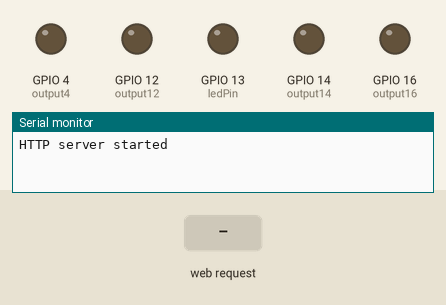
This sketch was run on a simulated ESP8266 (NodeMCU). On the bench: output pins drawn as LEDs (lit = HIGH), the last lines printed to the serial monitor. The inputs (shaded band) are chosen by the test bench.

Above: at 1.2 s.
1.3 s: HTTP request GET /12/on received
At 1.7 s:
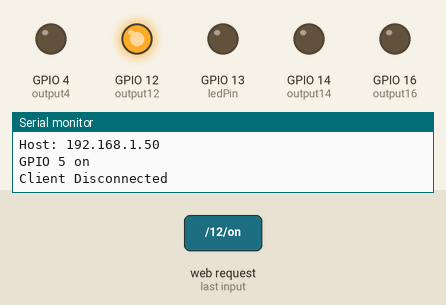
2.8 s: HTTP request GET /4/on received
At 4.0 s:
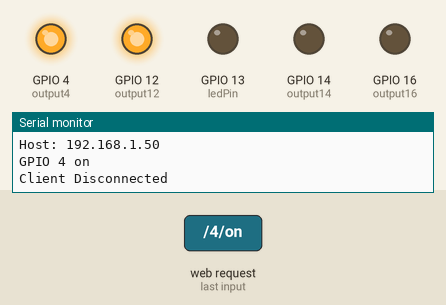
4.3 s: HTTP request GET /12/off received
At 5.2 s:
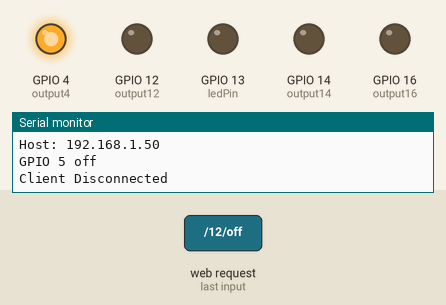
5.8 s: HTTP request GET /13/on received
At 6.3 s:
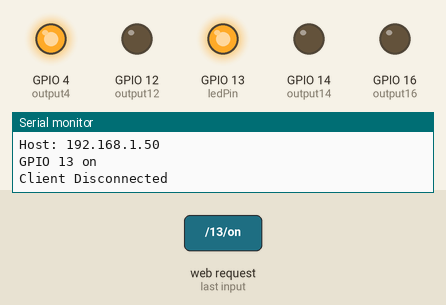
7.3 s: HTTP request GET /4/off received
At 8.5 s:
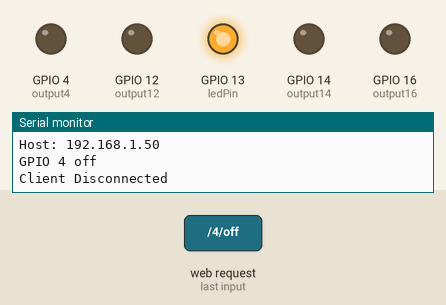
8.8 s: HTTP request GET /14/on received
At 9.8 s:
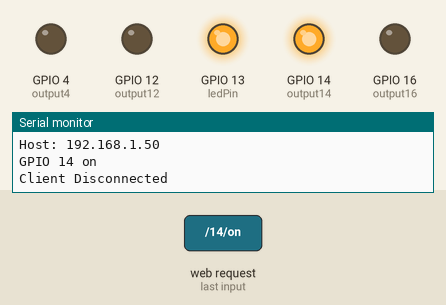
Timing chart, 0 to 11.3 s (numbered marks = the images above; inputs shaded):
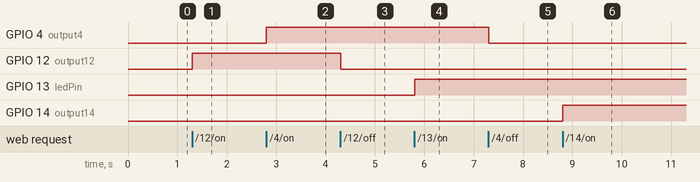

Measured:
- after the input at 1.3 s, GPIO 12 (output12): LOW → HIGH at once
- after the input at 2.8 s, GPIO 4 (output4): LOW → HIGH at once
- after the input at 4.3 s, GPIO 12 (output12): HIGH → LOW at once
- after the input at 5.8 s, GPIO 13 (ledPin): LOW → HIGH at once
- after the input at 7.3 s, GPIO 4 (output4): HIGH → LOW at once
- after the input at 8.8 s, GPIO 14 (output14): LOW → HIGH at once

The sketch:

program.ino
```cpp
#include <ESP8266WiFi.h>
#include <WiFiClient.h>


#ifndef APSSID
#define APSSID "PaulESP"
#define APPSK  "paulsin91@"
#endif

// Variable to store the HTTP request
String header;

/* Set these to your desired credentials. */
const char *ssid = APSSID;
const char *password = APPSK;

int ledPin = 13; // GPIO13
WiFiServer server(80);

const char* value = "";

// Auxiliar variables to store the current output state
String output4State = "off";
String output12State = "off";
String output13State = "off";
String output14State = "off";
String output16State = "off";

// Assign output variables to GPIO pins
const int output4 = 4;
const int output12 = 12;
const int output13 = 13;
const int output14 = 14;
const int output16 = 16;

void setup() {

   Serial.begin(115200);
   delay(10);
   pinMode(ledPin, OUTPUT);
   digitalWrite(ledPin, HIGH); // turn on

  // Initialize the output variables as outputs
  pinMode(output16, OUTPUT);
  pinMode(output14, OUTPUT);
  pinMode(output13, OUTPUT);
  pinMode(output12, OUTPUT);
  pinMode(output4, OUTPUT);

  // Set outputs to LOW

  digitalWrite(output16, LOW);
  digitalWrite(output14, LOW);
  digitalWrite(output13, LOW);
  digitalWrite(output12, LOW);
  digitalWrite(output4, LOW);

   WiFi.mode(WIFI_AP);
   WiFi.softAP(ssid, password);
   IPAddress myIP = WiFi.softAPIP();

  server.begin();
  Serial.println("HTTP server started");
}

void loop() {
  WiFiClient client = server.available();

  if(client) {
    Serial.println("New Client");
    String currentLine = "";
    while(client.connected()) {
      if(client.available()) {
        char c = client.read();
        Serial.write(c);
        header += c;
        if(c == '\n') {
          if(currentLine.length() == 0) {
            client.println("HTTP/1.1 200 OK");
            client.println("Content-type:text/html");
            client.println("Connection: close");
            client.println();


            // turns the GPIOs on and off
            if (header.indexOf("GET /12/on") >= 0) {
              Serial.println("GPIO 5 on");
              output12State = "on";
              digitalWrite(output12, HIGH);
            } else if (header.indexOf("GET /12/off") >= 0) {
              Serial.println("GPIO 5 off");
              output12State = "off";
              digitalWrite(output12, LOW);
            } else if (header.indexOf("GET /4/on") >= 0) {
              Serial.println("GPIO 4 on");
              output4State = "on";
              digitalWrite(output4, HIGH);
            } else if (header.indexOf("GET /4/off") >= 0) {
              Serial.println("GPIO 4 off");
              output4State = "off";
              digitalWrite(output4, LOW);
            } else if (header.indexOf("GET /13/on") >= 0) {
              Serial.println("GPIO 13 on");
              output13State = "on";
              digitalWrite(output13, HIGH);
            } else if (header.indexOf("GET /13/off") >= 0) {
              Serial.println("GPIO 13 off");
              output13State = "off";
              digitalWrite(output13, LOW);
            } else if (header.indexOf("GET /14/on") >= 0) {
              Serial.println("GPIO 14 on");
              output14State = "on";
              digitalWrite(output14, HIGH);
            } else if (header.indexOf("GET /14/off") >= 0) {
              Serial.println("GPIO 14 off");
              output14State = "off";
              digitalWrite(output14, LOW);
            } else if (header.indexOf("GET /16/on") >= 0) {
              Serial.println("GPIO 16 on");
              output16State = "on";
              digitalWrite(output16, HIGH);
            } else if (header.indexOf("GET /16/off") >= 0) {
              Serial.println("GPIO 16 off");
              output16State = "off";
              digitalWrite(output16, LOW);
            }

            // Display the HTML web page
            client.println("<!DOCTYPE html><html>");
            client.println("<head><meta name=\"viewport\" content=\"width=device-width, initial-scale=1\">");
            client.println("<link rel=\"icon\" href=\"data:,\">");
            // CSS to style the on/off buttons
            // Feel free to change the background-color and font-size attributes to fit your preferences
            client.println("<style>html { font-family: Helvetica; display: inline-block; margin: 0px auto; text-align: center;}");
            client.println(".button { background-color: #195B6A; border: none; color: white; padding: 10px 30px;");
            client.println("text-decoration: none; font-size: 30px; margin: 2px; cursor: pointer;}");
            client.println(".button2 {background-color: #77878A;}</style></head>");

            // Display current state, and ON/OFF buttons for GPIO 16
            client.println("<p>GPIO 16 - State " + output16State + "</p>");
            // If the output16State is off, it displays the ON button
            if (output16State=="off") {
              client.println("<p><a href=\"/16/on\"><button class=\"button\">ON</button></a></p>");
            } else {
              client.println("<p><a href=\"/16/off\"><button class=\"button button2\">OFF</button></a></p>");
            }

            // Display current state, and ON/OFF buttons for GPIO 14
            client.println("<p>GPIO 14 - State " + output14State + "</p>");
            // If the output14State is off, it displays the ON button
            if (output14State=="off") {
              client.println("<p><a href=\"/14/on\"><button class=\"button\">ON</button></a></p>");
            } else {
              client.println("<p><a href=\"/14/off\"><button class=\"button button2\">OFF</button></a></p>");
            }

            // Display current state, and ON/OFF buttons for GPIO 13
            client.println("<p>GPIO 13 - State " + output13State + "</p>");
            // If the output13State is off, it displays the ON button
            if (output13State=="off") {
              client.println("<p><a href=\"/13/on\"><button class=\"button\">ON</button></a></p>");
            } else {
              client.println("<p><a href=\"/13/off\"><button class=\"button button2\">OFF</button></a></p>");
            }

            // Display current state, and ON/OFF buttons for GPIO 12
            client.println("<p>GPIO 12 - State " + output12State + "</p>");
            // If the output12State is off, it displays the ON button
            if (output12State=="off") {
              client.println("<p><a href=\"/12/on\"><button class=\"button\">ON</button></a></p>");
            } else {
              client.println("<p><a href=\"/12/off\"><button class=\"button button2\">OFF</button></a></p>");
            }

            // Display current state, and ON/OFF buttons for GPIO 4
            client.println("<p>GPIO 4 - State " + output4State + "</p>");
            // If the output4State is off, it displays the ON button
            if (output4State=="off") {
              client.println("<p><a href=\"/4/on\"><button class=\"button\">ON</button></a></p>");
            } else {
              client.println("<p><a href=\"/4/off\"><button class=\"button button2\">OFF</button></a></p>");
            }

            client.println("</body></html>");

            // The HTTP response ends with another blank line
            client.println();
            break;
          } else {
            currentLine = "";
          }
        } else if (c!='\r') {
            currentLine += c;
        }
      }
    }

    header = "";
    client.stop();
    Serial.println("Client Disconnected");
    Serial.println("");
  }
}
```
